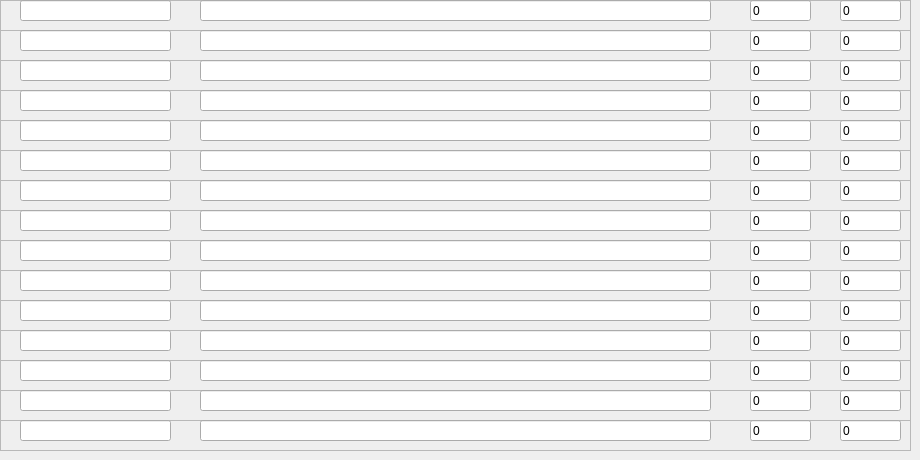
    <widget class="QWidget" name="tab_9">
     <attribute name="title">
      <string>9</string>
     </attribute>
     <widget class="QFrame" name="frame_126">
      <property name="geometry">
       <rect>
        <x>0</x>
        <y>0</y>
        <width>911</width>
        <height>31</height>
       </rect>
      </property>
      <property name="frameShape">
       <enum>QFrame::StyledPanel</enum>
      </property>
      <property name="frameShadow">
       <enum>QFrame::Raised</enum>
      </property>
      <widget class="QLineEdit" name="item_name_126">
       <property name="geometry">
        <rect>
         <x>20</x>
         <y>0</y>
         <width>151</width>
         <height>21</height>
        </rect>
       </property>
       <property name="text">
        <string/>
       </property>
      </widget>
      <widget class="QLineEdit" name="item_reg_126">
       <property name="geometry">
        <rect>
         <x>200</x>
         <y>0</y>
         <width>511</width>
         <height>21</height>
        </rect>
       </property>
       <property name="text">
        <string/>
       </property>
      </widget>
      <widget class="QLineEdit" name="item_index_126">
       <property name="geometry">
        <rect>
         <x>750</x>
         <y>0</y>
         <width>61</width>
         <height>21</height>
        </rect>
       </property>
       <property name="text">
        <string>0</string>
       </property>
      </widget>
      <widget class="QLineEdit" name="item_skip_126">
       <property name="geometry">
        <rect>
         <x>840</x>
         <y>0</y>
         <width>61</width>
         <height>21</height>
        </rect>
       </property>
       <property name="text">
        <string>0</string>
       </property>
      </widget>
     </widget>
     <widget class="QFrame" name="frame_127">
      <property name="geometry">
       <rect>
        <x>0</x>
        <y>30</y>
        <width>911</width>
        <height>31</height>
       </rect>
      </property>
      <property name="frameShape">
       <enum>QFrame::StyledPanel</enum>
      </property>
      <property name="frameShadow">
       <enum>QFrame::Raised</enum>
      </property>
      <widget class="QLineEdit" name="item_name_127">
       <property name="geometry">
        <rect>
         <x>20</x>
         <y>0</y>
         <width>151</width>
         <height>21</height>
        </rect>
       </property>
       <property name="text">
        <string/>
       </property>
      </widget>
      <widget class="QLineEdit" name="item_reg_127">
       <property name="geometry">
        <rect>
         <x>200</x>
         <y>0</y>
         <width>511</width>
         <height>21</height>
        </rect>
       </property>
       <property name="text">
        <string/>
       </property>
      </widget>
      <widget class="QLineEdit" name="item_index_127">
       <property name="geometry">
        <rect>
         <x>750</x>
         <y>0</y>
         <width>61</width>
         <height>21</height>
        </rect>
       </property>
       <property name="text">
        <string>0</string>
       </property>
      </widget>
      <widget class="QLineEdit" name="item_skip_127">
       <property name="geometry">
        <rect>
         <x>840</x>
         <y>0</y>
         <width>61</width>
         <height>21</height>
        </rect>
       </property>
       <property name="text">
        <string>0</string>
       </property>
      </widget>
     </widget>
     <widget class="QFrame" name="frame_128">
      <property name="geometry">
       <rect>
        <x>0</x>
        <y>60</y>
        <width>911</width>
        <height>31</height>
       </rect>
      </property>
      <property name="frameShape">
       <enum>QFrame::StyledPanel</enum>
      </property>
      <property name="frameShadow">
       <enum>QFrame::Raised</enum>
      </property>
      <widget class="QLineEdit" name="item_name_128">
       <property name="geometry">
        <rect>
         <x>20</x>
         <y>0</y>
         <width>151</width>
         <height>21</height>
        </rect>
       </property>
       <property name="text">
        <string/>
       </property>
      </widget>
      <widget class="QLineEdit" name="item_reg_128">
       <property name="geometry">
        <rect>
         <x>200</x>
         <y>0</y>
         <width>511</width>
         <height>21</height>
        </rect>
       </property>
       <property name="text">
        <string/>
       </property>
      </widget>
      <widget class="QLineEdit" name="item_index_128">
       <property name="geometry">
        <rect>
         <x>750</x>
         <y>0</y>
         <width>61</width>
         <height>21</height>
        </rect>
       </property>
       <property name="text">
        <string>0</string>
       </property>
      </widget>
      <widget class="QLineEdit" name="item_skip_128">
       <property name="geometry">
        <rect>
         <x>840</x>
         <y>0</y>
         <width>61</width>
         <height>21</height>
        </rect>
       </property>
       <property name="text">
        <string>0</string>
       </property>
      </widget>
     </widget>
     <widget class="QFrame" name="frame_129">
      <property name="geometry">
       <rect>
        <x>0</x>
        <y>90</y>
        <width>911</width>
        <height>31</height>
       </rect>
      </property>
      <property name="frameShape">
       <enum>QFrame::StyledPanel</enum>
      </property>
      <property name="frameShadow">
       <enum>QFrame::Raised</enum>
      </property>
      <widget class="QLineEdit" name="item_name_129">
       <property name="geometry">
        <rect>
         <x>20</x>
         <y>0</y>
         <width>151</width>
         <height>21</height>
        </rect>
       </property>
       <property name="text">
        <string/>
       </property>
      </widget>
      <widget class="QLineEdit" name="item_reg_129">
       <property name="geometry">
        <rect>
         <x>200</x>
         <y>0</y>
         <width>511</width>
         <height>21</height>
        </rect>
       </property>
       <property name="text">
        <string/>
       </property>
      </widget>
      <widget class="QLineEdit" name="item_index_129">
       <property name="geometry">
        <rect>
         <x>750</x>
         <y>0</y>
         <width>61</width>
         <height>21</height>
        </rect>
       </property>
       <property name="text">
        <string>0</string>
       </property>
      </widget>
      <widget class="QLineEdit" name="item_skip_129">
       <property name="geometry">
        <rect>
         <x>840</x>
         <y>0</y>
         <width>61</width>
         <height>21</height>
        </rect>
       </property>
       <property name="text">
        <string>0</string>
       </property>
      </widget>
     </widget>
     <widget class="QFrame" name="frame_130">
      <property name="geometry">
       <rect>
        <x>0</x>
        <y>120</y>
        <width>911</width>
        <height>31</height>
       </rect>
      </property>
      <property name="frameShape">
       <enum>QFrame::StyledPanel</enum>
      </property>
      <property name="frameShadow">
       <enum>QFrame::Raised</enum>
      </property>
      <widget class="QLineEdit" name="item_name_130">
       <property name="geometry">
        <rect>
         <x>20</x>
         <y>0</y>
         <width>151</width>
         <height>21</height>
        </rect>
       </property>
       <property name="text">
        <string/>
       </property>
      </widget>
      <widget class="QLineEdit" name="item_reg_130">
       <property name="geometry">
        <rect>
         <x>200</x>
         <y>0</y>
         <width>511</width>
         <height>21</height>
        </rect>
       </property>
       <property name="text">
        <string/>
       </property>
      </widget>
      <widget class="QLineEdit" name="item_index_130">
       <property name="geometry">
        <rect>
         <x>750</x>
         <y>0</y>
         <width>61</width>
         <height>21</height>
        </rect>
       </property>
       <property name="text">
        <string>0</string>
       </property>
      </widget>
      <widget class="QLineEdit" name="item_skip_130">
       <property name="geometry">
        <rect>
         <x>840</x>
         <y>0</y>
         <width>61</width>
         <height>21</height>
        </rect>
       </property>
       <property name="text">
        <string>0</string>
       </property>
      </widget>
     </widget>
     <widget class="QFrame" name="frame_131">
      <property name="geometry">
       <rect>
        <x>0</x>
        <y>150</y>
        <width>911</width>
        <height>31</height>
       </rect>
      </property>
      <property name="frameShape">
       <enum>QFrame::StyledPanel</enum>
      </property>
      <property name="frameShadow">
       <enum>QFrame::Raised</enum>
      </property>
      <widget class="QLineEdit" name="item_name_131">
       <property name="geometry">
        <rect>
         <x>20</x>
         <y>0</y>
         <width>151</width>
         <height>21</height>
        </rect>
       </property>
       <property name="text">
        <string/>
       </property>
      </widget>
      <widget class="QLineEdit" name="item_reg_131">
       <property name="geometry">
        <rect>
         <x>200</x>
         <y>0</y>
         <width>511</width>
         <height>21</height>
        </rect>
       </property>
       <property name="text">
        <string/>
       </property>
      </widget>
      <widget class="QLineEdit" name="item_index_131">
       <property name="geometry">
        <rect>
         <x>750</x>
         <y>0</y>
         <width>61</width>
         <height>21</height>
        </rect>
       </property>
       <property name="text">
        <string>0</string>
       </property>
      </widget>
      <widget class="QLineEdit" name="item_skip_131">
       <property name="geometry">
        <rect>
         <x>840</x>
         <y>0</y>
         <width>61</width>
         <height>21</height>
        </rect>
       </property>
       <property name="text">
        <string>0</string>
       </property>
      </widget>
     </widget>
     <widget class="QFrame" name="frame_132">
      <property name="geometry">
       <rect>
        <x>0</x>
        <y>180</y>
        <width>911</width>
        <height>31</height>
       </rect>
      </property>
      <property name="frameShape">
       <enum>QFrame::StyledPanel</enum>
      </property>
      <property name="frameShadow">
       <enum>QFrame::Raised</enum>
      </property>
      <widget class="QLineEdit" name="item_name_132">
       <property name="geometry">
        <rect>
         <x>20</x>
         <y>0</y>
         <width>151</width>
         <height>21</height>
        </rect>
       </property>
       <property name="text">
        <string/>
       </property>
      </widget>
      <widget class="QLineEdit" name="item_reg_132">
       <property name="geometry">
        <rect>
         <x>200</x>
         <y>0</y>
         <width>511</width>
         <height>21</height>
        </rect>
       </property>
       <property name="text">
        <string/>
       </property>
      </widget>
      <widget class="QLineEdit" name="item_index_132">
       <property name="geometry">
        <rect>
         <x>750</x>
         <y>0</y>
         <width>61</width>
         <height>21</height>
        </rect>
       </property>
       <property name="text">
        <string>0</string>
       </property>
      </widget>
      <widget class="QLineEdit" name="item_skip_132">
       <property name="geometry">
        <rect>
         <x>840</x>
         <y>0</y>
         <width>61</width>
         <height>21</height>
        </rect>
       </property>
       <property name="text">
        <string>0</string>
       </property>
      </widget>
     </widget>
     <widget class="QFrame" name="frame_133">
      <property name="geometry">
       <rect>
        <x>0</x>
        <y>210</y>
        <width>911</width>
        <height>31</height>
       </rect>
      </property>
      <property name="frameShape">
       <enum>QFrame::StyledPanel</enum>
      </property>
      <property name="frameShadow">
       <enum>QFrame::Raised</enum>
      </property>
      <widget class="QLineEdit" name="item_name_133">
       <property name="geometry">
        <rect>
         <x>20</x>
         <y>0</y>
         <width>151</width>
         <height>21</height>
        </rect>
       </property>
       <property name="text">
        <string/>
       </property>
      </widget>
      <widget class="QLineEdit" name="item_reg_133">
       <property name="geometry">
        <rect>
         <x>200</x>
         <y>0</y>
         <width>511</width>
         <height>21</height>
        </rect>
       </property>
       <property name="text">
        <string/>
       </property>
      </widget>
      <widget class="QLineEdit" name="item_index_133">
       <property name="geometry">
        <rect>
         <x>750</x>
         <y>0</y>
         <width>61</width>
         <height>21</height>
        </rect>
       </property>
       <property name="text">
        <string>0</string>
       </property>
      </widget>
      <widget class="QLineEdit" name="item_skip_133">
       <property name="geometry">
        <rect>
         <x>840</x>
         <y>0</y>
         <width>61</width>
         <height>21</height>
        </rect>
       </property>
       <property name="text">
        <string>0</string>
       </property>
      </widget>
     </widget>
     <widget class="QFrame" name="frame_134">
      <property name="geometry">
       <rect>
        <x>0</x>
        <y>240</y>
        <width>911</width>
        <height>31</height>
       </rect>
      </property>
      <property name="frameShape">
       <enum>QFrame::StyledPanel</enum>
      </property>
      <property name="frameShadow">
       <enum>QFrame::Raised</enum>
      </property>
      <widget class="QLineEdit" name="item_name_134">
       <property name="geometry">
        <rect>
         <x>20</x>
         <y>0</y>
         <width>151</width>
         <height>21</height>
        </rect>
       </property>
       <property name="text">
        <string/>
       </property>
      </widget>
      <widget class="QLineEdit" name="item_reg_134">
       <property name="geometry">
        <rect>
         <x>200</x>
         <y>0</y>
         <width>511</width>
         <height>21</height>
        </rect>
       </property>
       <property name="text">
        <string/>
       </property>
      </widget>
      <widget class="QLineEdit" name="item_index_134">
       <property name="geometry">
        <rect>
         <x>750</x>
         <y>0</y>
         <width>61</width>
         <height>21</height>
        </rect>
       </property>
       <property name="text">
        <string>0</string>
       </property>
      </widget>
      <widget class="QLineEdit" name="item_skip_134">
       <property name="geometry">
        <rect>
         <x>840</x>
         <y>0</y>
         <width>61</width>
         <height>21</height>
        </rect>
       </property>
       <property name="text">
        <string>0</string>
       </property>
      </widget>
     </widget>
     <widget class="QFrame" name="frame_135">
      <property name="geometry">
       <rect>
        <x>0</x>
        <y>270</y>
        <width>911</width>
        <height>31</height>
       </rect>
      </property>
      <property name="frameShape">
       <enum>QFrame::StyledPanel</enum>
      </property>
      <property name="frameShadow">
       <enum>QFrame::Raised</enum>
      </property>
      <widget class="QLineEdit" name="item_name_135">
       <property name="geometry">
        <rect>
         <x>20</x>
         <y>0</y>
         <width>151</width>
         <height>21</height>
        </rect>
       </property>
       <property name="text">
        <string/>
       </property>
      </widget>
      <widget class="QLineEdit" name="item_reg_135">
       <property name="geometry">
        <rect>
         <x>200</x>
         <y>0</y>
         <width>511</width>
         <height>21</height>
        </rect>
       </property>
       <property name="text">
        <string/>
       </property>
      </widget>
      <widget class="QLineEdit" name="item_index_135">
       <property name="geometry">
        <rect>
         <x>750</x>
         <y>0</y>
         <width>61</width>
         <height>21</height>
        </rect>
       </property>
       <property name="text">
        <string>0</string>
       </property>
      </widget>
      <widget class="QLineEdit" name="item_skip_135">
       <property name="geometry">
        <rect>
         <x>840</x>
         <y>0</y>
         <width>61</width>
         <height>21</height>
        </rect>
       </property>
       <property name="text">
        <string>0</string>
       </property>
      </widget>
     </widget>
     <widget class="QFrame" name="frame_136">
      <property name="geometry">
       <rect>
        <x>0</x>
        <y>300</y>
        <width>911</width>
        <height>31</height>
       </rect>
      </property>
      <property name="frameShape">
       <enum>QFrame::StyledPanel</enum>
      </property>
      <property name="frameShadow">
       <enum>QFrame::Raised</enum>
      </property>
      <widget class="QLineEdit" name="item_name_136">
       <property name="geometry">
        <rect>
         <x>20</x>
         <y>0</y>
         <width>151</width>
         <height>21</height>
        </rect>
       </property>
       <property name="text">
        <string/>
       </property>
      </widget>
      <widget class="QLineEdit" name="item_reg_136">
       <property name="geometry">
        <rect>
         <x>200</x>
         <y>0</y>
         <width>511</width>
         <height>21</height>
        </rect>
       </property>
       <property name="text">
        <string/>
       </property>
      </widget>
      <widget class="QLineEdit" name="item_index_136">
       <property name="geometry">
        <rect>
         <x>750</x>
         <y>0</y>
         <width>61</width>
         <height>21</height>
        </rect>
       </property>
       <property name="text">
        <string>0</string>
       </property>
      </widget>
      <widget class="QLineEdit" name="item_skip_136">
       <property name="geometry">
        <rect>
         <x>840</x>
         <y>0</y>
         <width>61</width>
         <height>21</height>
        </rect>
       </property>
       <property name="text">
        <string>0</string>
       </property>
      </widget>
     </widget>
     <widget class="QFrame" name="frame_137">
      <property name="geometry">
       <rect>
        <x>0</x>
        <y>330</y>
        <width>911</width>
        <height>31</height>
       </rect>
      </property>
      <property name="frameShape">
       <enum>QFrame::StyledPanel</enum>
      </property>
      <property name="frameShadow">
       <enum>QFrame::Raised</enum>
      </property>
      <widget class="QLineEdit" name="item_name_137">
       <property name="geometry">
        <rect>
         <x>20</x>
         <y>0</y>
         <width>151</width>
         <height>21</height>
        </rect>
       </property>
       <property name="text">
        <string/>
       </property>
      </widget>
      <widget class="QLineEdit" name="item_reg_137">
       <property name="geometry">
        <rect>
         <x>200</x>
         <y>0</y>
         <width>511</width>
         <height>21</height>
        </rect>
       </property>
       <property name="text">
        <string/>
       </property>
      </widget>
      <widget class="QLineEdit" name="item_index_137">
       <property name="geometry">
        <rect>
         <x>750</x>
         <y>0</y>
         <width>61</width>
         <height>21</height>
        </rect>
       </property>
       <property name="text">
        <string>0</string>
       </property>
      </widget>
      <widget class="QLineEdit" name="item_skip_137">
       <property name="geometry">
        <rect>
         <x>840</x>
         <y>0</y>
         <width>61</width>
         <height>21</height>
        </rect>
       </property>
       <property name="text">
        <string>0</string>
       </property>
      </widget>
     </widget>
     <widget class="QFrame" name="frame_138">
      <property name="geometry">
       <rect>
        <x>0</x>
        <y>360</y>
        <width>911</width>
        <height>31</height>
       </rect>
      </property>
      <property name="frameShape">
       <enum>QFrame::StyledPanel</enum>
      </property>
      <property name="frameShadow">
       <enum>QFrame::Raised</enum>
      </property>
      <widget class="QLineEdit" name="item_name_138">
       <property name="geometry">
        <rect>
         <x>20</x>
         <y>0</y>
         <width>151</width>
         <height>21</height>
        </rect>
       </property>
       <property name="text">
        <string/>
       </property>
      </widget>
      <widget class="QLineEdit" name="item_reg_138">
       <property name="geometry">
        <rect>
         <x>200</x>
         <y>0</y>
         <width>511</width>
         <height>21</height>
        </rect>
       </property>
       <property name="text">
        <string/>
       </property>
      </widget>
      <widget class="QLineEdit" name="item_index_138">
       <property name="geometry">
        <rect>
         <x>750</x>
         <y>0</y>
         <width>61</width>
         <height>21</height>
        </rect>
       </property>
       <property name="text">
        <string>0</string>
       </property>
      </widget>
      <widget class="QLineEdit" name="item_skip_138">
       <property name="geometry">
        <rect>
         <x>840</x>
         <y>0</y>
         <width>61</width>
         <height>21</height>
        </rect>
       </property>
       <property name="text">
        <string>0</string>
       </property>
      </widget>
     </widget>
     <widget class="QFrame" name="frame_139">
      <property name="geometry">
       <rect>
        <x>0</x>
        <y>390</y>
        <width>911</width>
        <height>31</height>
       </rect>
      </property>
      <property name="frameShape">
       <enum>QFrame::StyledPanel</enum>
      </property>
      <property name="frameShadow">
       <enum>QFrame::Raised</enum>
      </property>
      <widget class="QLineEdit" name="item_name_139">
       <property name="geometry">
        <rect>
         <x>20</x>
         <y>0</y>
         <width>151</width>
         <height>21</height>
        </rect>
       </property>
       <property name="text">
        <string/>
       </property>
      </widget>
      <widget class="QLineEdit" name="item_reg_139">
       <property name="geometry">
        <rect>
         <x>200</x>
         <y>0</y>
         <width>511</width>
         <height>21</height>
        </rect>
       </property>
       <property name="text">
        <string/>
       </property>
      </widget>
      <widget class="QLineEdit" name="item_index_139">
       <property name="geometry">
        <rect>
         <x>750</x>
         <y>0</y>
         <width>61</width>
         <height>21</height>
        </rect>
       </property>
       <property name="text">
        <string>0</string>
       </property>
      </widget>
      <widget class="QLineEdit" name="item_skip_139">
       <property name="geometry">
        <rect>
         <x>840</x>
         <y>0</y>
         <width>61</width>
         <height>21</height>
        </rect>
       </property>
       <property name="text">
        <string>0</string>
       </property>
      </widget>
     </widget>
     <widget class="QFrame" name="frame_140">
      <property name="geometry">
       <rect>
        <x>0</x>
        <y>420</y>
        <width>911</width>
        <height>31</height>
       </rect>
      </property>
      <property name="frameShape">
       <enum>QFrame::StyledPanel</enum>
      </property>
      <property name="frameShadow">
       <enum>QFrame::Raised</enum>
      </property>
      <widget class="QLineEdit" name="item_name_140">
       <property name="geometry">
        <rect>
         <x>20</x>
         <y>0</y>
         <width>151</width>
         <height>21</height>
        </rect>
       </property>
       <property name="text">
        <string/>
       </property>
      </widget>
      <widget class="QLineEdit" name="item_reg_140">
       <property name="geometry">
        <rect>
         <x>200</x>
         <y>0</y>
         <width>511</width>
         <height>21</height>
        </rect>
       </property>
       <property name="text">
        <string/>
       </property>
      </widget>
      <widget class="QLineEdit" name="item_index_140">
       <property name="geometry">
        <rect>
         <x>750</x>
         <y>0</y>
         <width>61</width>
         <height>21</height>
        </rect>
       </property>
       <property name="text">
        <string>0</string>
       </property>
      </widget>
      <widget class="QLineEdit" name="item_skip_140">
       <property name="geometry">
        <rect>
         <x>840</x>
         <y>0</y>
         <width>61</width>
         <height>21</height>
        </rect>
       </property>
       <property name="text">
        <string>0</string>
       </property>
      </widget>
     </widget>
    </widget>
